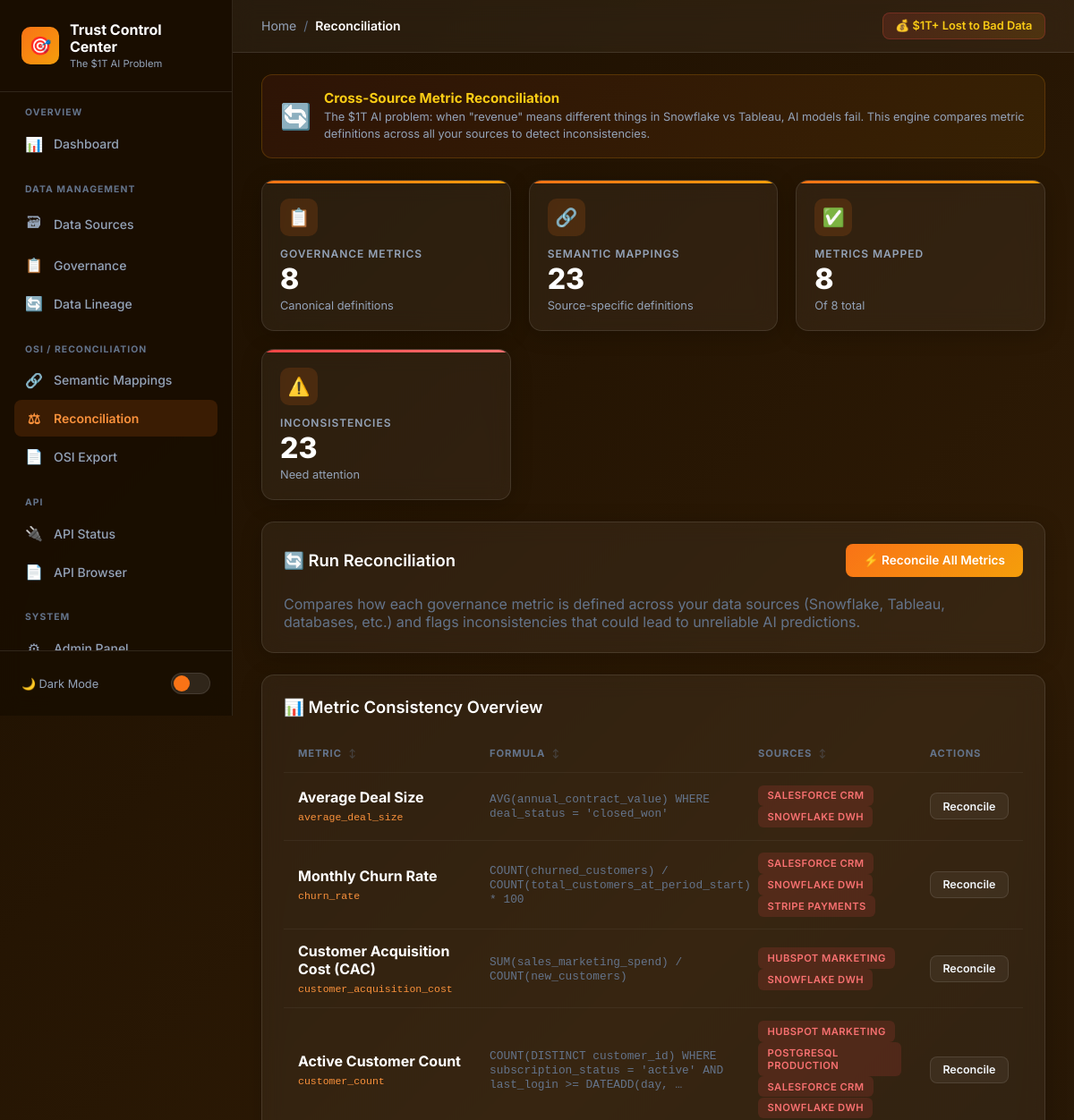
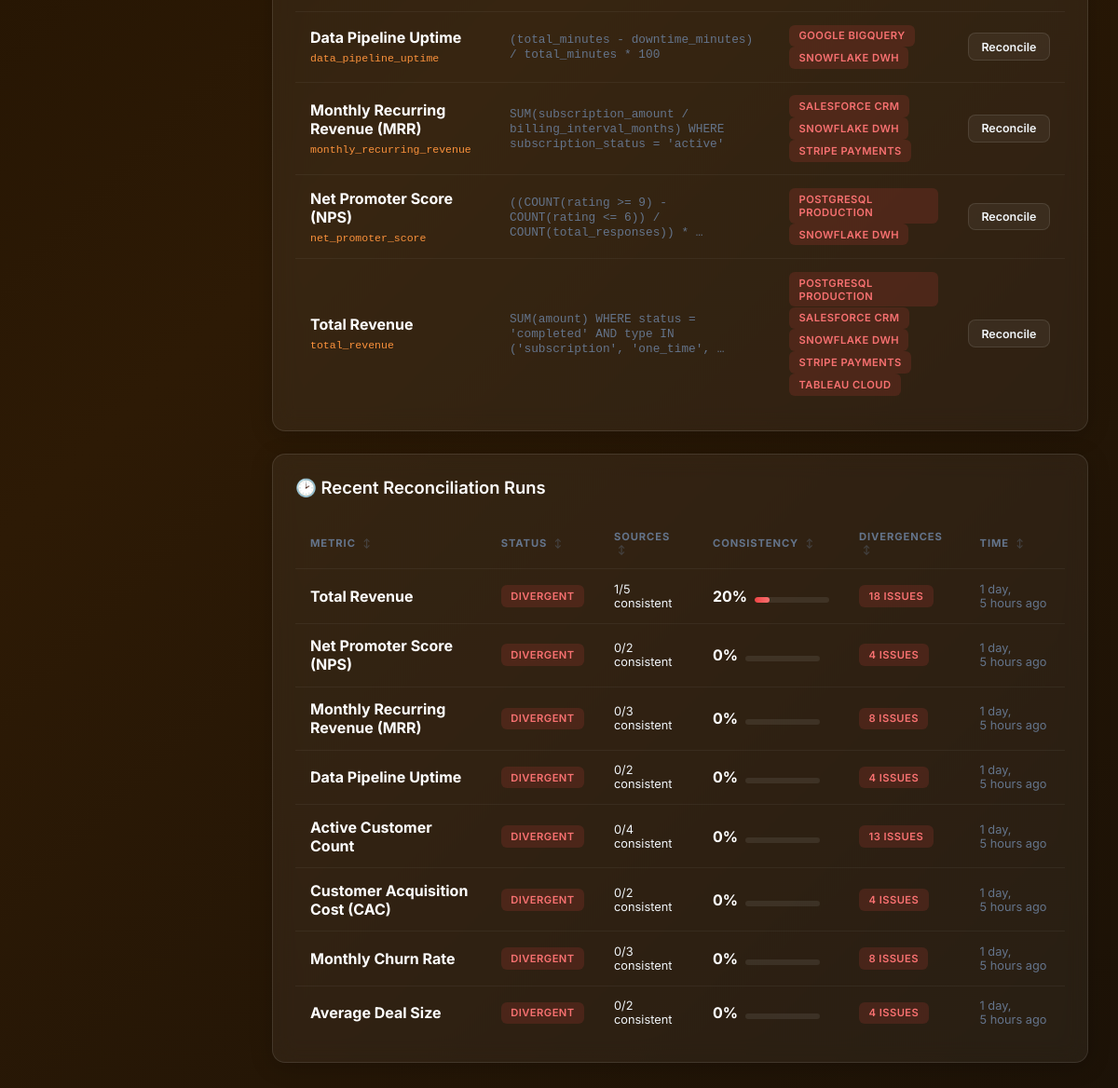
Page /reconciliation/ on the committed database (2 pictures, top to bottom).
### core/models.py (models this page shows, shortened)
class GovernanceMetric(models.Model):
    name = models.CharField(max_length=200, unique=True)
    display_name = models.CharField(max_length=200)
    description = models.TextField()
    formula = models.TextField(blank=True, help_text='Canonical calculation formula (e.g. SUM(amount) WHERE status=completed)')
    data_type = models.CharField(max_length=50)
    category = models.CharField(max_length=100, blank=True)
    owner = models.CharField(max_length=200, blank=True)
    tags = models.JSONField(default=list, blank=True)
    is_active = models.BooleanField(default=True)
    created_at = models.DateTimeField(auto_now_add=True)
    updated_at = models.DateTimeField(auto_now=True)
    class Meta:
        ordering = ['name']

class SemanticDefinition(models.Model):
    DIMENSION_TYPES = [
        ('metric', 'Metric'),
        ('dimension', 'Dimension'),
        ('relationship', 'Relationship'),
    ]
    governance_metric = models.ForeignKey(
        GovernanceMetric, on_delete=models.CASCADE, related_name='semantic_definitions'
    )
    source = models.ForeignKey(
        DataSource, on_delete=models.CASCADE, related_name='semantic_definitions'
    )
    definition_type = models.CharField(max_length=20, choices=DIMENSION_TYPES, default='metric')
    local_name = models.CharField(
        max_length=200,
        help_text='Name of this metric/field in the source system (e.g. "total_rev" in Snowflake)'
    )
    local_formula = models.TextField(
        blank=True,
        help_text='How this metric is calculated in this specific source'
    )
    local_description = models.TextField(
        blank=True,
        help_text='How this source describes/defines the metric'
    )
    column_mapping = models.JSONField(
        default=dict, blank=True,
        help_text='Maps canonical column names to source-specific column names'
    )
    filters = models.JSONField(
        default=list, blank=True,
        help_text='Filters applied in this source (e.g. WHERE status=active)'
    )
    is_consistent = models.BooleanField(
        default=True,
        help_text='Whether this definition is consistent with the canonical governance metric'
    )
    consistency_notes = models.TextField(
        blank=True,
        help_text='Notes on any inconsistencies found'
    )
    last_verified = models.DateTimeField(null=True, blank=True)
    created_at = models.DateTimeField(auto_now_add=True)
    updated_at = models.DateTimeField(auto_now=True)
    class Meta:
        ordering = ['governance_metric__name', 'source__name']
        unique_together = ['governance_metric', 'source']

class DataSource(models.Model):
    SOURCE_TYPES = [
        ('snowflake', 'Snowflake'),
        ('tableau', 'Tableau'),
        ('database', 'Database'),
        ('api', 'API'),
        ('file', 'File'),
        ('other', 'Other'),
    ]
    name = models.CharField(max_length=200)
    source_type = models.CharField(max_length=50, choices=SOURCE_TYPES, default='other')
    connector = models.CharField(max_length=200, blank=True)
    description = models.TextField(blank=True)
    is_active = models.BooleanField(default=True)
    created_at = models.DateTimeField(auto_now_add=True)
    updated_at = models.DateTimeField(auto_now=True)
    class Meta:
        ordering = ['-created_at']

class ReconciliationRun(models.Model):
    STATUS_CHOICES = [
        ('consistent', 'Consistent'),
        ('divergent', 'Divergent'),
        ('partial', 'Partially Consistent'),
    ]
    governance_metric = models.ForeignKey(
        GovernanceMetric, on_delete=models.CASCADE, related_name='reconciliations'
    )
    status = models.CharField(max_length=20, choices=STATUS_CHOICES, default='consistent')
    sources_compared = models.ManyToManyField(DataSource, related_name='reconciliations')
    total_sources = models.IntegerField(default=0)
    consistent_sources = models.IntegerField(default=0)
    divergent_sources = models.IntegerField(default=0)
    consistency_score = models.FloatField(
        default=0.0,
        validators=[MinValueValidator(0.0), MaxValueValidator(100.0)],
        help_text='Percentage of sources with consistent definitions'
    )
    divergences = models.JSONField(
        default=list, blank=True,
        help_text='List of specific divergences found'
    )
    recommendations = models.JSONField(
        default=list, blank=True,
        help_text='Suggested actions to resolve divergences'
    )
    run_at = models.DateTimeField(auto_now_add=True)
    class Meta:
        ordering = ['-run_at']

### core/views.py (the view)
# urls.py: path('reconciliation/', views.reconciliation_dashboard, name='reconciliation_dashboard'),
def reconciliation_dashboard(request):
    metrics = GovernanceMetric.objects.filter(is_active=True).prefetch_related(
        'semantic_definitions__source'
    )
    recent_runs = ReconciliationRun.objects.order_by('-run_at')[:20]
    definitions = SemanticDefinition.objects.select_related('governance_metric', 'source')
    total_metrics = metrics.count()
    metrics_with_defs = metrics.filter(semantic_definitions__isnull=False).distinct().count()
    inconsistent = definitions.filter(is_consistent=False).count()
    context = {
        'metrics': metrics,
        'recent_runs': recent_runs,
        'total_metrics': total_metrics,
        'metrics_with_defs': metrics_with_defs,
        'inconsistent_count': inconsistent,
        'total_definitions': definitions.count(),
    }
    return render(request, 'reconciliation.html', context)

### templates/reconciliation.html (shortened to what this page needs)
{% extends 'base.html' %}
{% block breadcrumb %}
<span class="separator">/</span>
<span class="current">Reconciliation</span>
{% endblock %}
{% block content %}
<div class="problem-banner">
    <div class="icon">&#128260;</div>
    <div class="text">
        <h3>Cross-Source Metric Reconciliation</h3>
        <p>The $1T AI problem: when "revenue" means different things in Snowflake vs Tableau, AI models fail. This engine compares metric definitions across all your sources to detect inconsistencies.</p>
    </div>
</div>
<div class="stats-grid">
    <div class="stat-card">
        <div class="icon">&#128203;</div>
        <div class="label">Governance Metrics</div>
        <div class="value">{{ total_metrics }}</div>
        <div class="subtitle">Canonical definitions</div>
    </div>
    <div class="stat-card">
        <div class="icon">&#128279;</div>
        <div class="label">Semantic Mappings</div>
        <div class="value">{{ total_definitions }}</div>
        <div class="subtitle">Source-specific definitions</div>
    </div>
    <div class="stat-card">
        <div class="icon">&#9989;</div>
        <div class="label">Metrics Mapped</div>
        <div class="value">{{ metrics_with_defs }}</div>
        <div class="subtitle">Of {{ total_metrics }} total</div>
    </div>
    <div class="stat-card {% if inconsistent_count > 0 %}danger{% else %}success{% endif %}">
        <div class="icon">{% if inconsistent_count > 0 %}&#9888;&#65039;{% else %}&#9989;{% endif %}</div>
        <div class="label">Inconsistencies</div>
        <div class="value">{{ inconsistent_count }}</div>
        <div class="subtitle">{% if inconsistent_count > 0 %}Need attention{% else %}All consistent{% endif %}</div>
    </div>
</div>
<div class="card">
    <div class="card-header">
        <h2>&#128260; Run Reconciliation</h2>
        <form method="post" action="{% url 'run_reconciliation' %}">
            <button type="submit" class="btn">&#9889; Reconcile All Metrics</button>
        </form>
    </div>
    <p class="text-muted">
        Compares how each governance metric is defined across your data sources (Snowflake, Tableau, databases, etc.)
        and flags inconsistencies that could lead to unreliable AI predictions.
    </p>
</div>
<div class="card">
    <div class="card-header">
        <h2>&#128202; Metric Consistency Overview</h2>
    </div>
    {% if metrics %}
    <div class="table-wrapper">
        <table data-sortable>
            <thead>
                <tr>
                    <th data-sort>Metric</th>
                    <th data-sort>Formula</th>
                    <th data-sort>Sources</th>
                    <th>Actions</th>
                </tr>
            </thead>
            <tbody>
                {% for metric in metrics %}
                <tr>
                    <td>
                        <div class="fw-bold text-white">{{ metric.display_name }}</div>
                        <code class="text-xs" style="color: var(--primary-light);">{{ metric.name }}</code>
                    </td>
                    <td class="text-sm text-muted" style="max-width: 300px;">
                        {% if metric.formula %}
                        <code>{{ metric.formula|truncatewords:10 }}</code>
                        {% else %}
                        <span class="badge badge-low">No formula</span>
                        {% endif %}
                    </td>
                    <td>
                        {% for defn in metric.semantic_definitions.all %}
                            <span class="badge badge-{% if defn.is_consistent %}verified{% else %}danger{% endif %}">
                                {{ defn.source.name }}
                            </span>
                        {% empty %}
                            <span class="text-muted text-sm">No mappings</span>
                        {% endfor %}
                    </td>
                    <td>
                        <form method="post" action="{% url 'run_reconciliation' %}" style="display: inline;">
                            <button type="submit" class="btn btn-sm btn-secondary">Reconcile</button>
                        </form>
                    </td>
                </tr>
                {% endfor %}
            </tbody>
        </table>
    </div>
    {% endif %}
</div>
<div class="card">
    <div class="card-header">
        <h2>&#128337; Recent Reconciliation Runs</h2>
    </div>
    {% if recent_runs %}
    <div class="table-wrapper">
        <table data-sortable>
            <thead>
                <tr>
                    <th data-sort>Metric</th>
                    <th data-sort>Status</th>
                    <th data-sort>Sources</th>
                    <th data-sort>Consistency</th>
                    <th data-sort>Divergences</th>
                    <th data-sort>Time</th>
                </tr>
            </thead>
            <tbody>
                {% for run in recent_runs %}
                <tr>
                    <td class="fw-bold text-white">{{ run.governance_metric.display_name }}</td>
                    <td>
                        <span class="badge badge-{% if run.status == 'consistent' %}verified{% elif run.status == 'partial' %}medium{% else %}danger{% endif %}">
                            {{ run.status }}
                        </span>
                    </td>
                    <td class="text-sm">{{ run.consistent_sources }}/{{ run.total_sources }} consistent</td>
                    <td>
                        <div class="d-flex align-center gap-1">
                            <strong class="text-white">{{ run.consistency_score|floatformat:0 }}%</strong>
                            <div class="score-bar" style="width: 80px;">
                                <div class="score-bar-fill {% if run.consistency_score >= 90 %}verified{% elif run.consistency_score >= 60 %}medium{% else %}untrusted{% endif %}" style="width: {{ run.consistency_score }}%"></div>
                            </div>
                        </div>
                    </td>
                    <td>
                        {% if run.divergences %}
                        <span class="badge badge-danger">{{ run.divergences|length }} issue{{ run.divergences|length|pluralize }}</span>
                        {% else %}
                        <span class="badge badge-success">None</span>
                        {% endif %}
                    </td>
                    <td class="text-muted text-sm">{{ run.run_at|timesince }} ago</td>
                </tr>
                {% endfor %}
            </tbody>
        </table>
    </div>
    {% else %}
    <div class="empty-state">
        <div class="empty-icon">&#128337;</div>
        <h3>No reconciliation runs yet</h3>
        <p>Click "Reconcile All Metrics" above to run your first cross-source comparison.</p>
    </div>
    {% endif %}
</div>
{% endblock %}

### rows in the picture
GovernanceMetric: display_name "Average Deal Size", name "average_deal_size", formula "AVG(annual_contract_value) WHERE deal_status = 'closed_won'"
SemanticDefinition: source.name "SALESFORCE CRM"
SemanticDefinition: source.name "SNOWFLAKE DWH"
GovernanceMetric: display_name "Monthly Churn Rate", name "churn_rate", formula "COUNT(churned_customers) / COUNT(total_customers_at_period_start) * 100"
SemanticDefinition: source.name "SALESFORCE CRM"
SemanticDefinition: source.name "SNOWFLAKE DWH"
SemanticDefinition: source.name "STRIPE PAYMENTS"
GovernanceMetric: display_name "Customer Acquisition Cost (CAC)", name "customer_acquisition_cost", formula "SUM(sales_marketing_spend) / COUNT(new_customers)"
SemanticDefinition: source.name "HUBSPOT MARKETING"
SemanticDefinition: source.name "SNOWFLAKE DWH"
GovernanceMetric: display_name "Active Customer Count", name "customer_count", formula "COUNT(DISTINCT customer_id) WHERE subscription_status = 'active' AND last_login >= DATEADD(day, …"
SemanticDefinition: source.name "HUBSPOT MARKETING"
SemanticDefinition: source.name "POSTGRESQL PRODUCTION"
SemanticDefinition: source.name "SALESFORCE CRM"
SemanticDefinition: source.name "SNOWFLAKE DWH"
GovernanceMetric: display_name "Data Pipeline Uptime", name "data_pipeline_uptime", formula "(total_minutes - downtime_minutes) / total_minutes * 100"
SemanticDefinition: source.name "GOOGLE BIGQUERY"
SemanticDefinition: source.name "SNOWFLAKE DWH"
GovernanceMetric: display_name "Monthly Recurring Revenue (MRR)", name "monthly_recurring_revenue", formula "SUM(subscription_amount / billing_interval_months) WHERE subscription_status = 'active'"
SemanticDefinition: source.name "SALESFORCE CRM"
SemanticDefinition: source.name "SNOWFLAKE DWH"
SemanticDefinition: source.name "STRIPE PAYMENTS"
GovernanceMetric: display_name "Net Promoter Score (NPS)", name "net_promoter_score", formula "((COUNT(rating >= 9) - COUNT(rating <= 6)) / COUNT(total_responses)) * …"
SemanticDefinition: source.name "POSTGRESQL PRODUCTION"
SemanticDefinition: source.name "SNOWFLAKE DWH"
GovernanceMetric: display_name "Total Revenue", name "total_revenue", formula "SUM(amount) WHERE status = 'completed' AND type IN ('subscription', 'one_time', …"
SemanticDefinition: source.name "POSTGRESQL PRODUCTION"
SemanticDefinition: source.name "SALESFORCE CRM"
SemanticDefinition: source.name "SNOWFLAKE DWH"
SemanticDefinition: source.name "STRIPE PAYMENTS"
SemanticDefinition: source.name "TABLEAU CLOUD"
ReconciliationRun: governance_metric.display_name "Total Revenue", status "DIVERGENT", consistent_sources "1", total_sources "5", consistency_score "20", divergences|length "18", run_at "1 day, 5 hours"
ReconciliationRun: governance_metric.display_name "Net Promoter Score (NPS)", status "DIVERGENT", consistent_sources "0", total_sources "2", consistency_score "0", divergences|length "4", run_at "1 day, 5 hours"
ReconciliationRun: governance_metric.display_name "Monthly Recurring Revenue (MRR)", status "DIVERGENT", consistent_sources "0", total_sources "3", consistency_score "0", divergences|length "8", run_at "1 day, 5 hours"
ReconciliationRun: governance_metric.display_name "Data Pipeline Uptime", status "DIVERGENT", consistent_sources "0", total_sources "2", consistency_score "0", divergences|length "4", run_at "1 day, 5 hours"
ReconciliationRun: governance_metric.display_name "Active Customer Count", status "DIVERGENT", consistent_sources "0", total_sources "4", consistency_score "0", divergences|length "13", run_at "1 day, 5 hours"
ReconciliationRun: governance_metric.display_name "Customer Acquisition Cost (CAC)", status "DIVERGENT", consistent_sources "0", total_sources "2", consistency_score "0", divergences|length "4", run_at "1 day, 5 hours"
ReconciliationRun: governance_metric.display_name "Monthly Churn Rate", status "DIVERGENT", consistent_sources "0", total_sources "3", consistency_score "0", divergences|length "8", run_at "1 day, 5 hours"
ReconciliationRun: governance_metric.display_name "Average Deal Size", status "DIVERGENT", consistent_sources "0", total_sources "2", consistency_score "0", divergences|length "4", run_at "1 day, 5 hours"

### other values in the picture
{{ total_metrics }} "8"
{{ total_definitions }} "23"
{{ metrics_with_defs }} "8"
{{ inconsistent_count }} "23"
